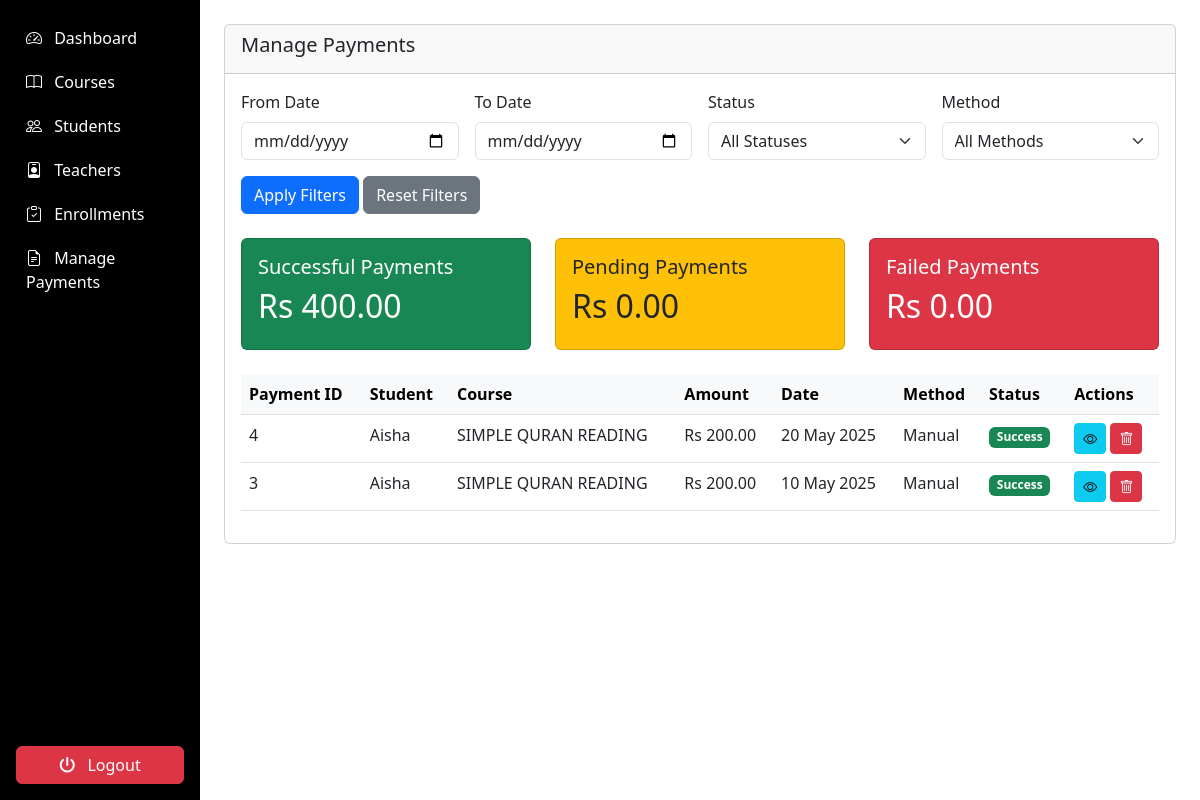
Screenshot of /admin/payments/manage_payments.php (signed in) with the database file from the repository.
### tables this page shows
CREATE TABLE `payments` (
  `payment_id` int(11) NOT NULL,
  `enrollment_id` int(11) NOT NULL,
  `amount` decimal(10,2) NOT NULL,
  `payment_date` timestamp NOT NULL DEFAULT current_timestamp(),
  `payment_method` varchar(50) DEFAULT NULL,
  `status` enum('success','failed','pending') DEFAULT 'pending',
  `transaction_details` text DEFAULT NULL
);

CREATE TABLE `students` (
  `student_id` int(11) NOT NULL,
  `user_id` int(11) NOT NULL,
  `full_name` varchar(100) NOT NULL,
  `address` text DEFAULT NULL,
  `contact_number` varchar(20) DEFAULT NULL,
  `parent_name` varchar(100) DEFAULT NULL,
  `parent_contact` varchar(20) DEFAULT NULL,
  `previous_education` text DEFAULT NULL,
  `profile_image` varchar(255) DEFAULT NULL
);

CREATE TABLE `courses` (
  `course_id` int(11) NOT NULL,
  `title` varchar(100) NOT NULL,
  `description` text DEFAULT NULL,
  `image_url` varchar(255) DEFAULT NULL,
  `teacher_id` int(11) DEFAULT NULL,
  `duration` varchar(50) DEFAULT NULL,
  `price` decimal(10,2) DEFAULT NULL,
  `is_featured` tinyint(1) DEFAULT 0,
  `created_at` timestamp NOT NULL DEFAULT current_timestamp(),
  `updated_at` timestamp NOT NULL DEFAULT current_timestamp() ON UPDATE current_timestamp(),
  `is_deleted` tinyint(1) DEFAULT 0,
  `status` enum('draft','ready','started','completed') DEFAULT 'draft'
);

### admin/payments/manage_payments.php (the view, shortened to what this page needs)
<?php
require_once '../../includes/auth.php';
$dateFrom = isset($_GET['date_from']) ? $_GET['date_from'] : null;
$dateTo = isset($_GET['date_to']) ? $_GET['date_to'] : null;
$query = "
    SELECT p.*,
           e.enrollment_id,
           s.full_name as student_name,
           c.title as course_title
    FROM payments p
    JOIN enrollments e ON p.enrollment_id = e.enrollment_id
    JOIN students s ON e.student_id = s.student_id
    JOIN courses c ON e.course_id = c.course_id
    WHERE 1=1
";
$params = [];
$query .= " ORDER BY p.payment_date DESC";
$payments = $db->prepare($query);
$payments->execute($params);
$payments = $payments->fetchAll();
$totalQuery = "
    SELECT
        COALESCE(SUM(CASE WHEN status = 'success' THEN amount ELSE 0 END), 0) as success_total,
        COALESCE(SUM(CASE WHEN status = 'pending' THEN amount ELSE 0 END), 0) as pending_total,
        COALESCE(SUM(CASE WHEN status = 'failed' THEN amount ELSE 0 END), 0) as failed_total,
        COUNT(*) as total_count
    FROM payments
    WHERE 1=1
";
$totalParams = [];
$totalStmt = $db->prepare($totalQuery);
$totalStmt->execute($totalParams);
$totals = $totalStmt->fetch(PDO::FETCH_ASSOC);
?>
<!DOCTYPE html>
<html lang="en">
<head>
</head>
<body>
   <div class="container-fluid">
  <div class="row">
    <nav class="col-md-2 d-none d-md-block p-0 bg-dark sidebar" id="sidebar">
      <?php include '../includes/sidebar.php'; ?>
    </nav>
        <main class="col-md-10 ms-sm-auto p-4">
                <div class="card mb-4">
                    <div class="card-header">
                        <h5 class="card-title">Manage Payments</h5>
                    </div>
                    <div class="card-body">
                        <form method="GET" class="mb-4">
                            <div class="row g-3">
                                <div class="col-md-3">
                                    <label for="date_from" class="form-label">From Date</label>
                                    <input type="date" class="form-control" id="date_from" name="date_from" value="<?= htmlspecialchars($dateFrom) ?>">
                                </div>
                                <div class="col-md-3">
                                    <label for="date_to" class="form-label">To Date</label>
                                    <input type="date" class="form-control" id="date_to" name="date_to" value="<?= htmlspecialchars($dateTo) ?>">
                                </div>
                                <div class="col-md-3">
                                    <label for="status" class="form-label">Status</label>
                                    <select class="form-select" id="status" name="status">
                                        <option value="">All Statuses</option>
                                    </select>
                                </div>
                                <div class="col-md-3">
                                    <label for="method" class="form-label">Method</label>
                                    <select class="form-select" id="method" name="method">
                                        <option value="">All Methods</option>
                                    </select>
                                </div>
                                <div class="col-12">
                                    <button type="submit" class="btn btn-primary">Apply Filters</button>
                                    <a href="manage_payments.php" class="btn btn-secondary">Reset Filters</a>
                                </div>
                            </div>
                        </form>
                        <div class="row mb-4">
                            <div class="col-md-4">
                                <div class="card bg-success text-white">
                                    <div class="card-body">
                                        <h5>Successful Payments</h5>
                                        <h2>Rs <?= number_format($totals['success_total'] ?? 0, 2) ?></h2>
                                    </div>
                                </div>
                            </div>
                            <div class="col-md-4">
                                <div class="card bg-warning text-dark">
                                    <div class="card-body">
                                        <h5>Pending Payments</h5>
                                        <h2>Rs <?= number_format($totals['pending_total'] ?? 0, 2) ?></h2>
                                    </div>
                                </div>
                            </div>
                            <div class="col-md-4">
                                <div class="card bg-danger text-white">
                                    <div class="card-body">
                                        <h5>Failed Payments</h5>
                                        <h2>Rs <?= number_format($totals['failed_total'] ?? 0, 2) ?></h2>
                                    </div>
                                </div>
                            </div>
                        </div>
                        <div class="table-responsive">
                            <table class="table table-hover">
                                <thead class="table-light">
                                    <tr>
                                        <th>Payment ID</th>
                                        <th>Student</th>
                                        <th>Course</th>
                                        <th>Amount</th>
                                        <th>Date</th>
                                        <th>Method</th>
                                        <th>Status</th>
                                        <th>Actions</th>
                                    </tr>
                                </thead>
                                <tbody>
                                    <?php foreach ($payments as $payment): ?>
                                    <tr>
                                        <td><?= $payment['payment_id'] ?></td>
                                        <td><?= htmlspecialchars($payment['student_name']) ?></td>
                                        <td><?= htmlspecialchars($payment['course_title']) ?></td>
                                        <td>Rs <?= number_format($payment['amount'], 2) ?></td>
                                        <td><?= date('d M Y', strtotime($payment['payment_date'])) ?></td>
                                        <td><?= ucwords(str_replace('_', ' ', $payment['payment_method'])) ?></td>
                                        <td>
                                            <span class="badge bg-<?=
                                                $payment['status'] === 'success' ? 'success' :
                                                ($payment['status'] === 'failed' ? 'danger' : 'warning')
                                            ?>">
                                                <?= ucfirst($payment['status']) ?>
                                            </span>
                                        </td>
                                        <td>
                                            <a href="payment_details.php?id=<?= $payment['payment_id'] ?>" class="btn btn-sm btn-info">
                                                <i class="bi bi-eye"></i>
                                            </a>
                                            <a href="?delete=<?= $payment['payment_id'] ?>" class="btn btn-sm btn-danger" onclick="return confirm('Are you sure?')">
                                                <i class="bi bi-trash"></i>
                                            </a>
                                        </td>
                                    </tr>
                                    <?php endforeach; ?>
                                </tbody>
                            </table>
                        </div>
                    </div>
                </div>
            </div>
        </div>
</body>
</html>

### admin/includes/sidebar.php (style rules this page uses)
.sidebar { background-color: black; }

### rows the page displays
payments: payment_id "4", students.full_name "Aisha", courses.title "SIMPLE QURAN READING", amount "200.00", payment_date "20 May 2025", payment_method "Manual", status "Success"
payments: payment_id "3", students.full_name "Aisha", courses.title "SIMPLE QURAN READING", amount "200.00", payment_date "10 May 2025", payment_method "Manual", status "Success"

### other values shown
$totals['success_total'] "400.00"
$totals['pending_total'] "0.00"
$totals['failed_total'] "0.00"
